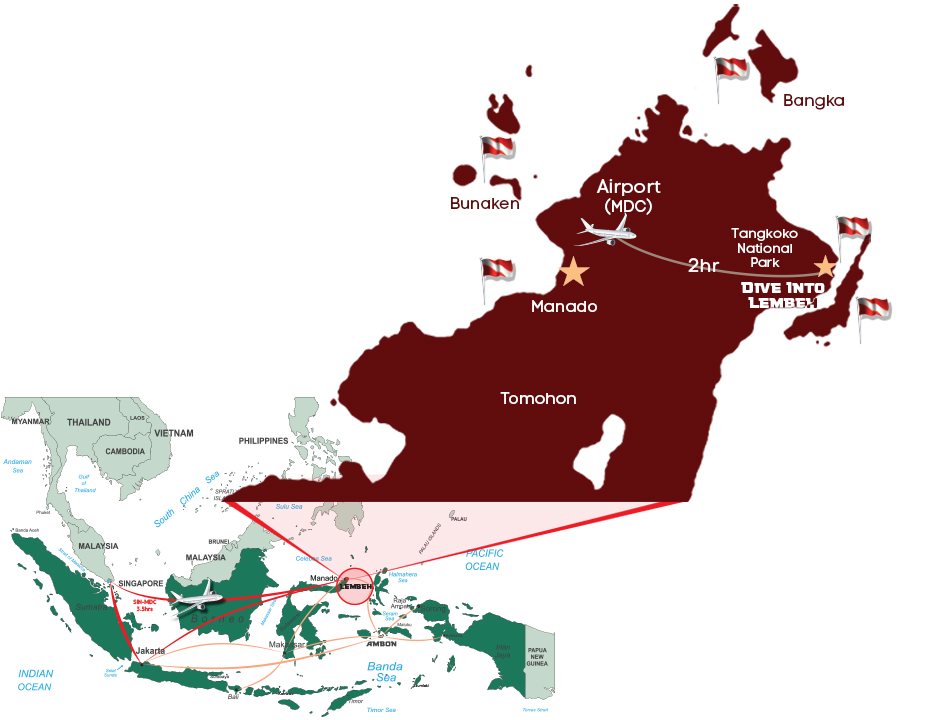
#> input picture design-src/maps/lembeh-zoom/popout-area-map.jpg, 929 x 720 px
$ python build_zoom_inset.py
#> lines starting #> are read from the running program, lines starting #| are printed output that depends on the picture; after the words box and inside, x2 and y2 are one past the last pixel; in counts of white or black regions, pixels touching at a corner belong together
"""Build the North Sulawesi close-up ("zoom inset") for the fly map, as vector SVG.

Source: popout-area-map.jpg (929x720 — the only surviving copy; the .ai is lost).
The burgundy land is traced from its pixels; labels, stars, flags and the drive
route are redrawn as vectors at positions measured off the same image, so all
coordinates are in that image's pixels (inset region x 336-929, y 0-491).

Output: assets/images/map/lembeh-zoom.svg — inlined into the fly map by
dil_fly_map() and animated by the "Fly map" block in main.js (classes fz-*).

Run:  python build_zoom_inset.py      (needs numpy, scipy, scikit-image, Pillow)
"""
from pathlib import Path
import numpy as np
from PIL import Image
from scipy import ndimage
from skimage import measure, morphology
from skimage.segmentation import flood

HERE = Path(__file__).parent
THEME = HERE.parents[2]
OUT = THEME / 'assets' / 'images' / 'map' / 'lembeh-zoom.svg'

X0, X1, Y1 = 336, 929, 491            # inset region; bottom cut just above the old red cone line
LAND = '#5f0e10'                      # the original burgundy (97,13,13)
PEACH = '#f5bf85'

# ── 1. Trace the land ──────────────────────────────────────────────────────
a = np.asarray(Image.open(HERE / 'popout-area-map.jpg').convert('RGB')).astype(int)
r, g, b = a[..., 0], a[..., 1], a[..., 2]
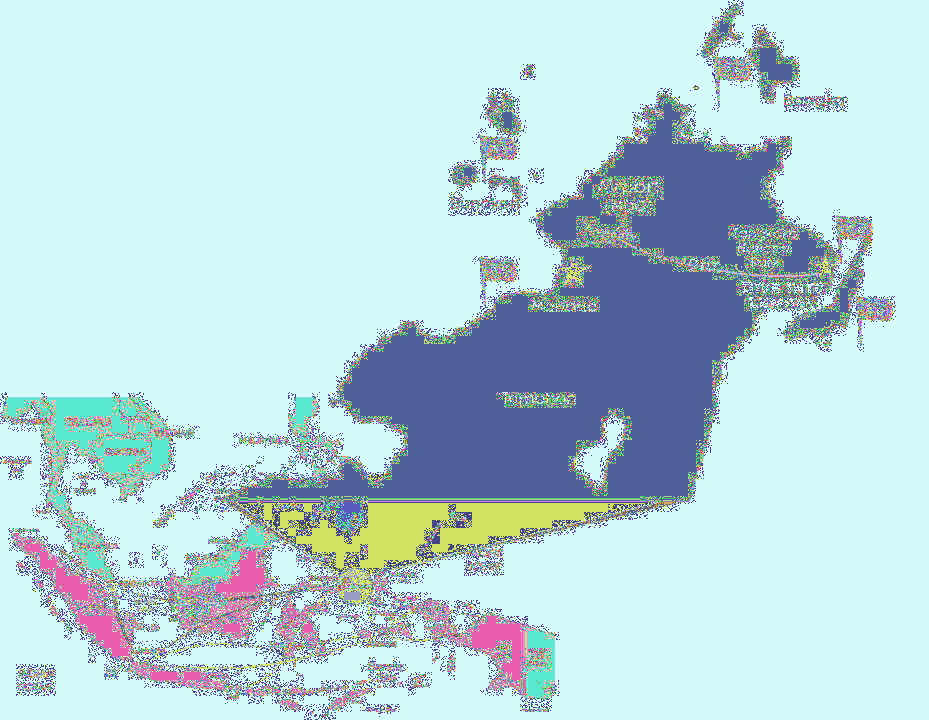
#> r: shape (720, 929) int64; 249 distinct labels, from 7 to 255; one colour per label, 0 black
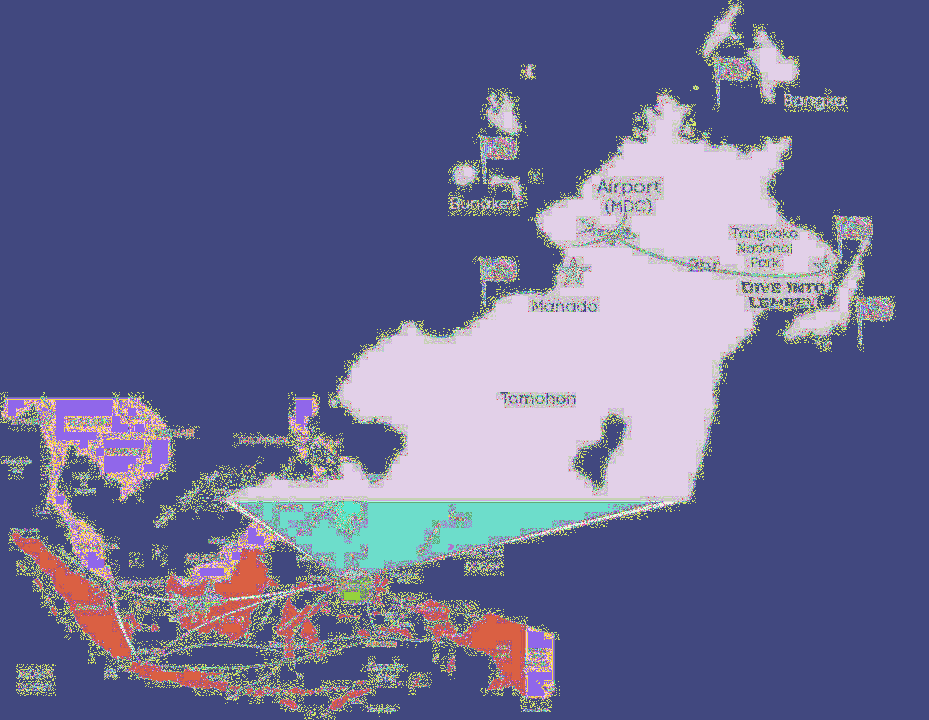
#> g: shape (720, 929) int64; 247 distinct labels, from 9 to 255; one colour per label, 0 black
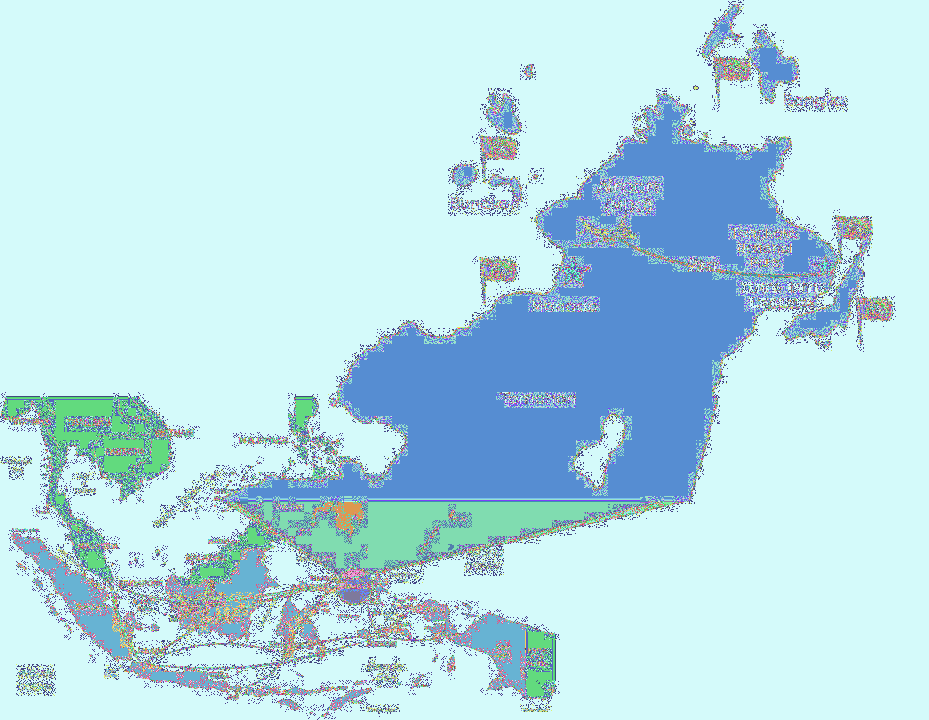
#> b: shape (720, 929) int64; 249 distinct labels, from 7 to 255; one colour per label, 0 black
burg = (r > 45) & (r < 150) & (g < 55) & (b < 55)
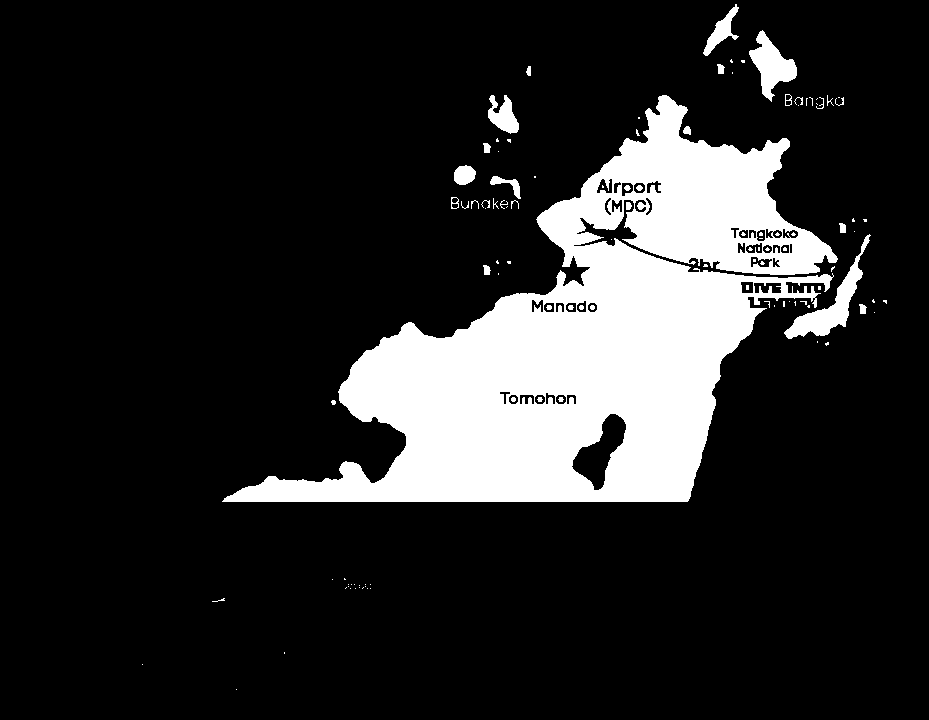
#> burg: shape (720, 929) bool; 16.1% white; 110 white regions (73 under 20 px), largest, box (x1, y1, x2, y2) and area: (222, 95, 838, 502) 100547, (784, 234, 871, 339) 1994, (749, 30, 797, 102) 1554
mask = np.zeros_like(burg)
mask[:Y1, X0:X1] = burg[:Y1, X0:X1]
#> mask: shape (720, 929) bool; 15.1% white; 88 white regions (52 under 20 px), largest, box (x1, y1, x2, y2) and area: (336, 95, 838, 491) 94518, (784, 234, 871, 339) 1994, (749, 30, 797, 102) 1554
for x0, y0, x1, y1 in [(452, 194, 524, 214), (776, 88, 856, 112)]:   # "Bunaken", "Bangka" (burgundy text)
    mask[y0:y1, x0:x1] = False
lake = flood(~burg, (452, 598))                                        # Lake Tondano
#> lake: shape (720, 929) bool; 0.28% white; 1 white region, box (x1, y1, x2, y2) and area: (572, 414, 626, 490) 1849
yy, xx = np.mgrid[:mask.shape[0], :mask.shape[1]]
# The old plane, drive line, "2hr" and wordmark reach the coast, so they read as sea, not
# holes — paint land under them first (all inside the mainland in the original)
for x0, y0, x1, y1 in [(606, 212, 664, 248),   # plane at the airport
                       (688, 256, 718, 276)]:  # "2hr"
    mask[y0:y1, x0:x1] = True
#> mask: shape (720, 929) bool; 15.2% white; 67 white regions (43 under 20 px), largest, box (x1, y1, x2, y2) and area: (336, 95, 838, 491) 95252, (784, 234, 871, 339) 1994, (749, 30, 797, 102) 1554
# DIVE INTO LEMBEH sits right on the coast: a solid box pushed land into the strait, so just
# close up the letter gaps locally — and only keep that inside each line of text, or the closing
# bridges the strait under the H and joins Lembeh island to the mainland
wx0, wy0, wx1, wy1 = 740, 278, 830, 312
closed = mask.copy()
closed[wy0:wy1, wx0:wx1] = morphology.closing(mask[wy0 - 8:wy1 + 8, wx0 - 8:wx1 + 8],
                                              morphology.disk(5))[8:-8, 8:-8]
#> closed: shape (720, 929) bool; 15.4% white; 57 white regions (34 under 20 px), largest, box (x1, y1, x2, y2) and area: (336, 95, 871, 491) 98419, (749, 30, 797, 102) 1554, (488, 95, 519, 134) 705
for x0, y0, x1, y1 in [(740, 281, 826, 296),   # DIVE INTO
                       (749, 296, 818, 309)]:  # LEMBEH (stops at the H — the strait is right there)
    mask[y0:y1, x0:x1] = closed[y0:y1, x0:x1]
#> mask: shape (720, 929) bool; 15.4% white; 58 white regions (34 under 20 px), largest, box (x1, y1, x2, y2) and area: (336, 95, 838, 491) 96382, (784, 234, 871, 339) 1994, (749, 30, 797, 102) 1554
for t in np.linspace(0, 1, 120):               # the old drive line: Q(626,238)-(724,290.5)-(822,273)
    px = (1 - t) ** 2 * 626 + 2 * (1 - t) * t * 724 + t * t * 822
    py = (1 - t) ** 2 * 238 + 2 * (1 - t) * t * 290.5 + t * t * 273
    mask |= (xx - px) ** 2 + (yy - py) ** 2 <= 4 ** 2
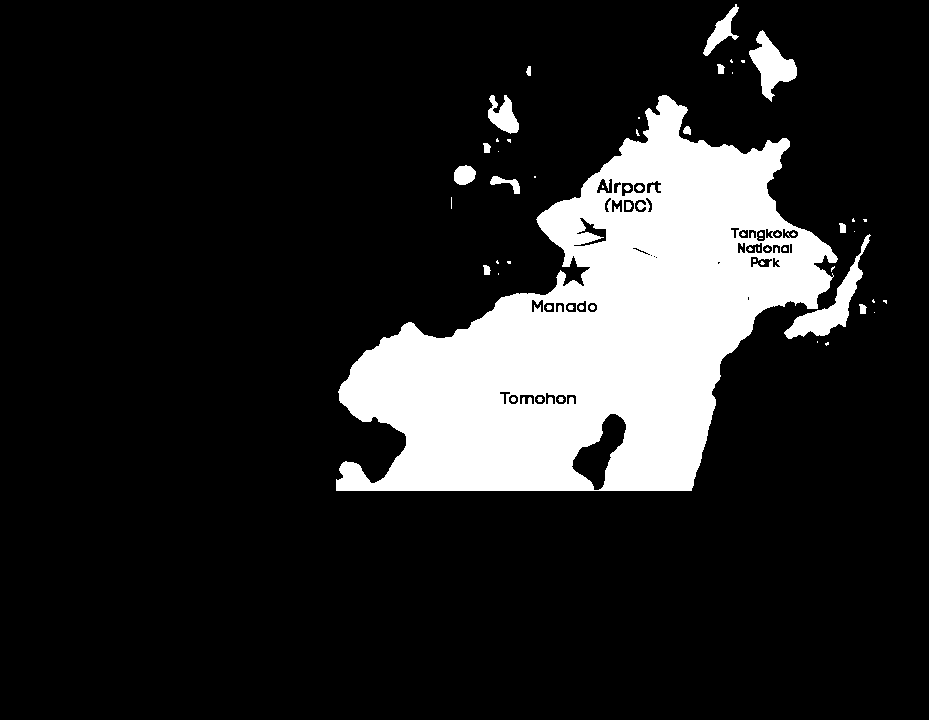
#> mask: shape (720, 929) bool; 15.4% white; 58 white regions (34 under 20 px), largest, box (x1, y1, x2, y2) and area: (336, 95, 838, 491) 96821, (784, 234, 871, 339) 1994, (749, 30, 797, 102) 1554
mask = ndimage.binary_fill_holes(mask)                                 # remaining text holes
#> mask: shape (720, 929) bool; 16.1% white; 36 white regions (22 under 20 px), largest, box (x1, y1, x2, y2) and area: (336, 95, 838, 491) 101579, (784, 234, 871, 339) 1994, (749, 30, 797, 102) 1554
# The strait squeezes past the H of LEMBEH and turns west under the wordmark — in the source it's a
# 1-2px gap there, which the smoothing closes, joining Lembeh island to the mainland. Carve it open.
chan = [(830, 282), (820, 298), (815, 306), (806, 310.5), (790, 311.5), (760, 311.5)]
for (ax, ay), (bx, by) in zip(chan, chan[1:]):
    for t in np.linspace(0, 1, 40):
        px, py = ax + (bx - ax) * t, ay + (by - ay) * t
        mask &= ~((xx - px) ** 2 + (yy - py) ** 2 <= 3.5 ** 2)   # wide enough to survive the curve smoothing
#> mask: shape (720, 929) bool; 16.1% white; 36 white regions (22 under 20 px), largest, box (x1, y1, x2, y2) and area: (336, 95, 838, 491) 101425, (784, 234, 871, 339) 1990, (749, 30, 797, 102) 1554
for cx, cy, rad in [(573, 271, 13), (825, 267, 11)]:                   # stars bite the coastline
    mask |= (xx - cx) ** 2 + (yy - cy) ** 2 <= rad ** 2
mask &= ~lake
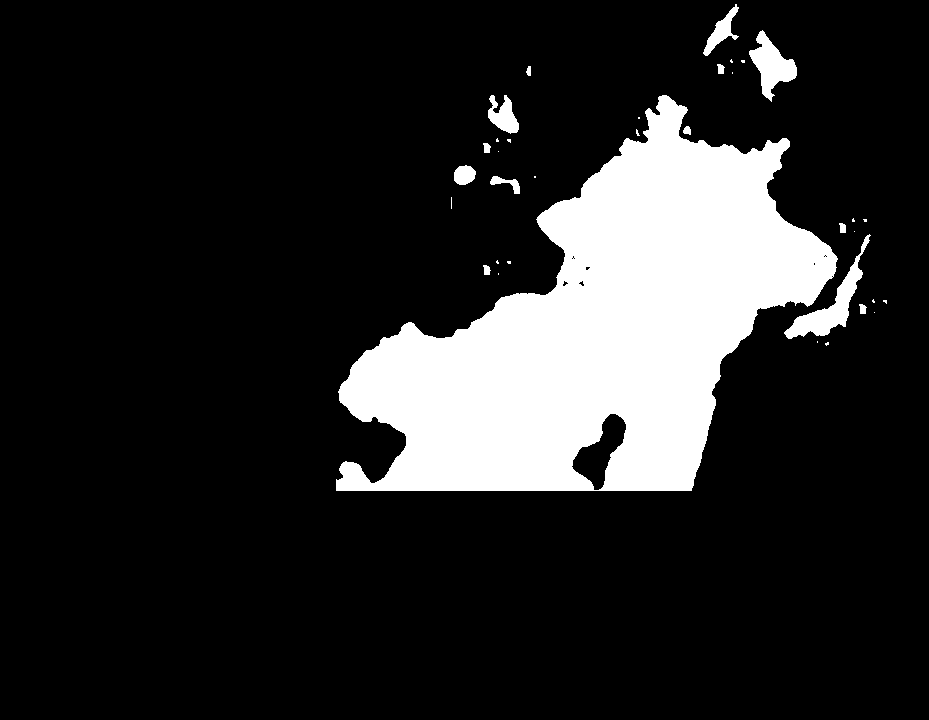
#> mask: shape (720, 929) bool; 15.9% white; 35 white regions (21 under 20 px), largest, box (x1, y1, x2, y2) and area: (336, 95, 838, 491) 100106, (784, 234, 871, 339) 1990, (749, 30, 797, 102) 1554
#> (the run stopped early here; a loop or call above may not have finished)
